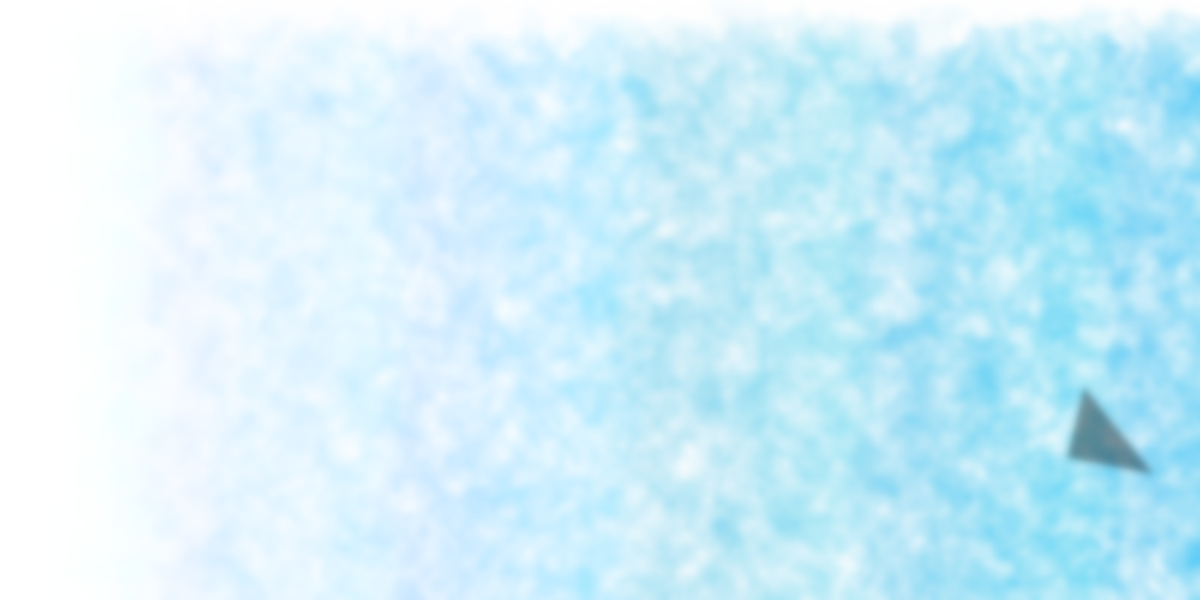
Frame 1 (no input)
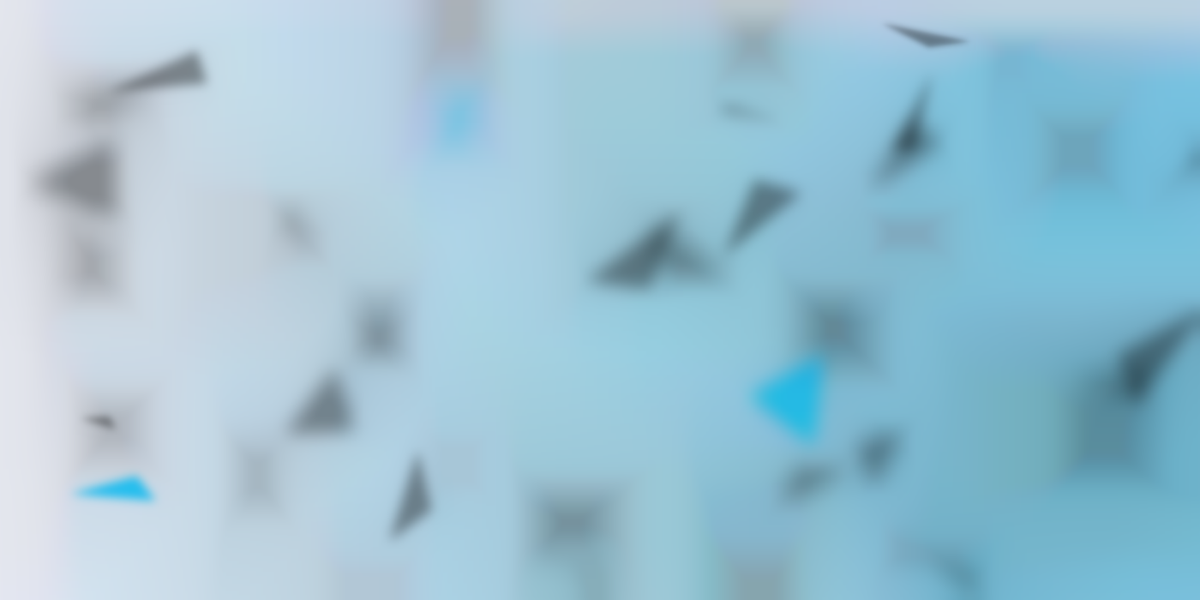
Frame 60 (the mouse pressed at the canvas centre just before this capture)
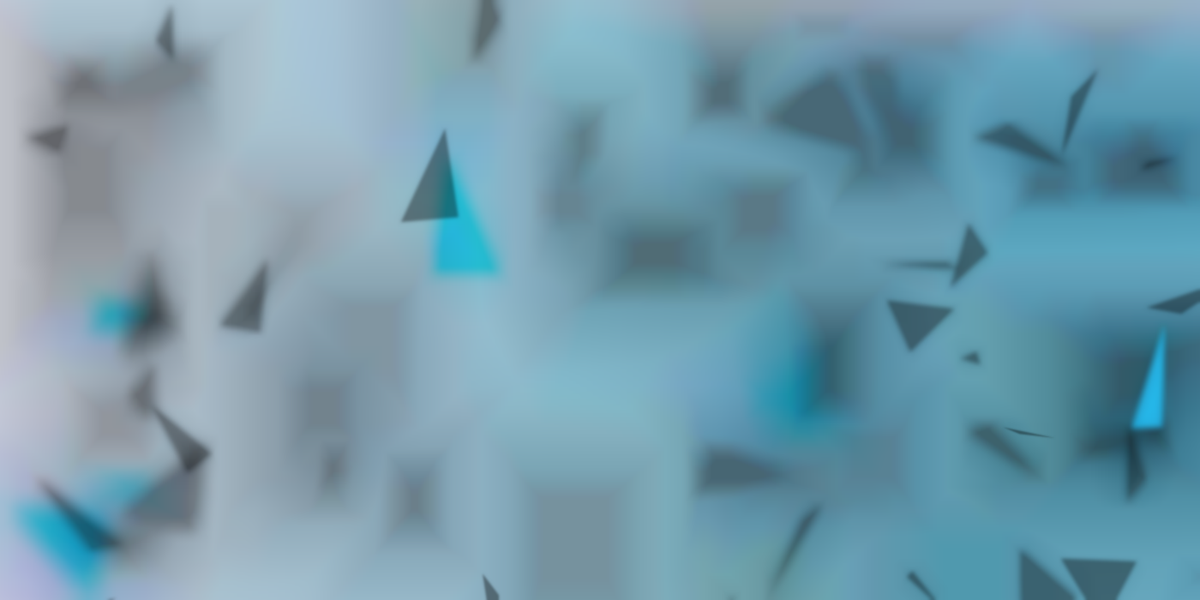
Frame 120 (the mouse held since frame 60 and released just before this capture)

The Processing sketch that drew these frames (run headless with seeded random() and noise(); from frame 60 on, the mouse is pressed at the canvas centre):

// Processing sketch: processing_24826
// ── processing_24826.pde

int count = 300;
boolean countChange = false;
 
int patternSeperationX = 10;
int patternSeperationY = 10;


 
 
void setup() {
  size(1400,700);
  background(255);
   
   
      int patternSeperationX = 10;
    int patternSeperationY = 10;
    int x = 0;
    int y = 0;
     
  for(int i = 0; i < width/patternSeperationX; i++){
      for(int j = 0; j < height/patternSeperationY; j++){
        pushMatrix();
        translate(i*patternSeperationX, j*patternSeperationY);
        yourFunction(x, y);
        popMatrix();
        y++;
      }
      x++;
  }
   
}
   
void draw(){
  pattern();
  
  resetMatrix();
  if (count<5){
   translate(210, 225);
    fydLogo();
  
  translate(560,0);
  fydLogo();}

  resetMatrix();
  stroke(0);
  fill(0);
  //line(350, 0, 350, height);
  //line(700, 0, 700, height);
  //line(1050, 0, 1050, height);
  smooth();
  
}
 
 
void pattern(){
  if (count < 0){
    noLoop();
  }    
  count--;
   
    float x1 = random(0, 100);
    float x2 = random(-20, 120);
    float x3 = random(-20, 120);
    float y1 = random(-20, 120);
    float y2 = random(-20, 120);
    float y3 = random(-20, 120);
      
    noStroke();
      
    int alpha = 100;
      
    fill(0, alpha);
     
    int blueTri = (int) random(0,10);
      if(blueTri == 5){
        fill(37, 191, 241);
      }
            
    translate(random(-10, width), random(-10, height));
     
    triangle(x1, y1, x2, y2, x3, y3);
     
    int blurLevel = count/60;
       
    filter(BLUR, blurLevel);
 
   
   smooth();
   count--;
   
   
}

void yourFunction(int x, int y){
   
  //-------------------------------------YOUR PATTERN GOES IN HERE-------------------------------
  //try making pleasant designs :-)
   
    //variables for each triangle randomly
    float x1 = random(0, 100);
    float x2 = random(0, 100);
    float x3 = random(0, 100);
    float y1 = random(0, 100);
    float y2 = random(0, 100);
    float y3 = random(0, 100);
     
    noStroke();
     
    int alpha = (2*x + y)/500;
     
    fill(37, 191, 241, alpha);
    triangle(x1, y1, x2, y2, x3, y3);
   
}

void fydLogo(){
  
  int logoSize = 100;
  noStroke();
  fill(255);
  
 
  
  //F of the Fyd
  arc(logoSize, logoSize, logoSize, logoSize, PI, TWO_PI-PI/2);
  triangle(logoSize, logoSize, logoSize/2, logoSize, logoSize/2, logoSize+logoSize/2);
   
  translate(logoSize/5, 0);
   
  //Y of the fYd
  arc(logoSize, logoSize, logoSize, logoSize, TWO_PI-PI/2, TWO_PI);
  triangle(logoSize, logoSize, logoSize+logoSize/2, logoSize, logoSize, logoSize+logoSize/2);
   
  translate(logoSize+logoSize/5, 0);
  //D of the fyD
  arc(logoSize, logoSize, logoSize, logoSize, PI/2, PI);
  triangle(logoSize, logoSize, logoSize/2, logoSize, logoSize, logoSize/2);
  
 smooth();
   
}
